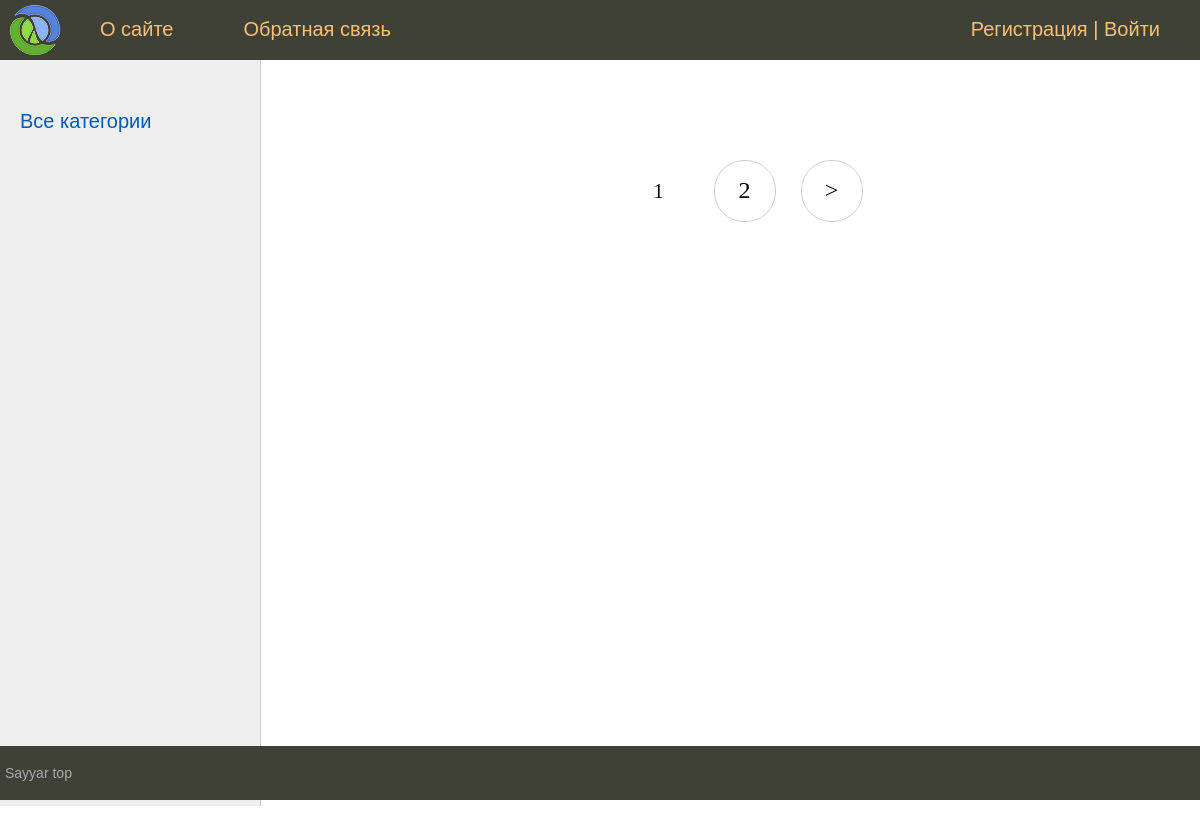
Before: / with the older database file.
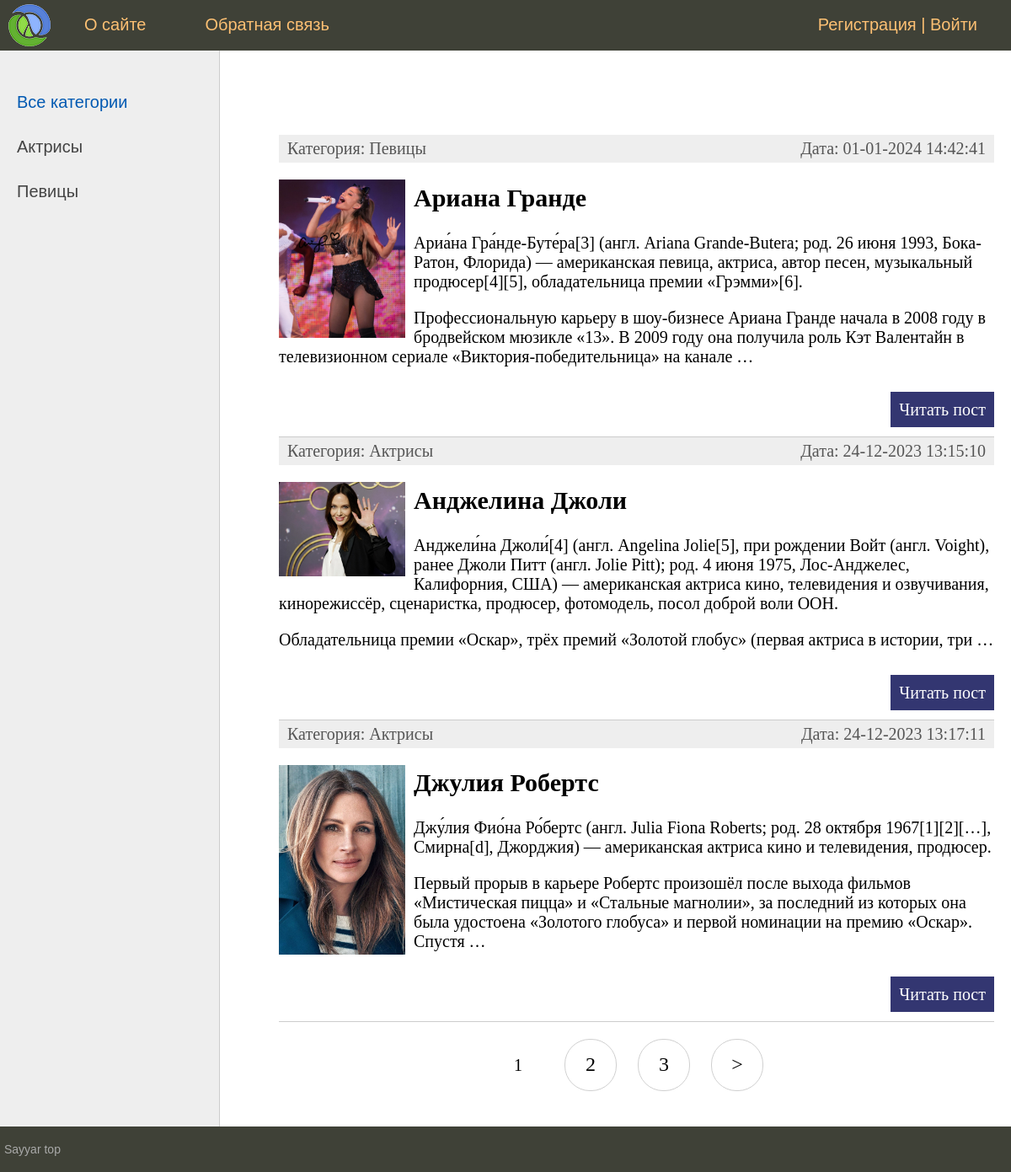
After: the same page with the newer database file.
### women/models.py (models this page shows, shortened)
class Category(models.Model):
    name = models.CharField(max_length=100, db_index=True)
    slug = models.SlugField(max_length=255, unique=True, db_index=True, verbose_name='URL')
    def __str__(self):
        return self.name
    def get_absolute_url(self):
        return reverse('category', kwargs={'cat_slug': self.slug})
    class Meta:
        verbose_name = "Категория"
        verbose_name_plural = "Категории"
        ordering = ['id']

class Women(models.Model):
    title = models.CharField(max_length=255, verbose_name='Заголовок')
    slug = models.SlugField(max_length=255, unique=True, db_index=True, verbose_name='URL')
    content = models.TextField(blank=True, verbose_name='Текст статьи')
    photo = models.ImageField(upload_to='photos/%Y/%m/%d/', verbose_name='Фото')
    time_create = models.DateTimeField(auto_now_add=True, verbose_name='Время создания')
    time_update = models.DateTimeField(auto_now=True, verbose_name='Время изменения')
    is_published = models.BooleanField(default=True, verbose_name='Публикация')
    cat = models.ForeignKey('Category', on_delete=models.PROTECT, verbose_name='Категории')
    def get_absolute_url(self):
        return reverse('post', kwargs={'post_slug': self.slug})
    class Meta:
        verbose_name = "Известные женщины"
        verbose_name_plural = "Известные женщины"
        ordering = ['time_create', 'title']

### women/views.py (the view)
# urls.py: path('', WomenHome.as_view(), name='home'),
class WomenHome(DataMixin, ListView):
    model = Women
    template_name = 'women/index.html'
    context_object_name = 'posts'
    def get_context_data(self, *, object_list=None, **kwargs):
        context = super().get_context_data(**kwargs)
        c_def = self.get_user_context(title='Главная страница')
        return dict(list(context.items()) + list(c_def.items()))
    def get_queryset(self):
        return Women.objects.filter(is_published=True).select_related('cat')

### women/utils.py (called while the page is built)
    def get_user_context(self, **kwargs):
        context = kwargs
        cats = cache.get('cats')
        if not cats:
            cats = Category.objects.annotate(Count('women'))
            cache.set('cats', cats, 60)
        user_menu = menu.copy()
        if not self.request.user.is_authenticated:
            user_menu.pop(1)
        context['menu'] = user_menu
        context['cats'] = cats
        if 'cat_selected' not in context:
            context['cat_selected'] = 0
        return context

### women/templates/women/index.html (shortened to what this page needs)
{% extends 'women/base.html' %}
{% block content %}
<ul class="list-articles">
	{% for p in posts %}
		<li>
			<div class="article-panel">
			<p class="first">Категория: {{p.cat}}</p>
			<p class="last">Дата: {{p.time_update|date:'d-m-Y H:i:s'}}</p>
			</div>
{% if p.photo %}
			<p><img class="img-article-left thumb" src="{{p.photo.url}}" alt=""></p>
{% endif %}
			<h2>{{p.title}}</h2>
	{% autoescape on %}
	{{p.content|linebreaks|truncatewords:50}}
	{% endautoescape %}
			<p class="link-read-post"><a href="{{ p.get_absolute_url }}">Читать пост</a></p>
			</li>
	{% endfor %}
</ul>
{% endblock %}

### women/templates/women/base.html (shortened to what this page needs)
{% load static %}
{% load women_tags %}
<!DOCTYPE html>
<html>
<head>
	<link type="text/css" href="{% static 'women/css/styles.css' %}" rel="stylesheet" />
</head>
<body>
<table class="table-page" border=0 cellpadding="0" cellspacing="0">
<tr><td valign=top>
{% block mainmenu %}
		<div class="header">
			<ul id="mainmenu" class="mainmenu">
			<li class="logo"><a href="{% url 'home' %}"><div class="logo"></div></a></li>
{% for m in menu %}
			<li><a href="{% url m.url_name %}">{{m.title}}</a></li>
{% endfor %}
				{% if request.user.is_authenticated %}
				<li class="last"> {{user.username}} | <a href="{% url 'logout' %}">Выйти</a></li>
				{% else %}
				<li class="last"><a href="{% url 'register' %}">Регистрация</a> | <a href="{% url 'login' %}">Войти</a></li>
				{% endif %}
			</ul>
		</div>
{% endblock mainmenu %}
<table class="table-content" border=0 cellpadding="0" cellspacing="0">
<tr>
	<td valign="top" class="left-chapters">
	<ul id="leftchapters">
{% if cat_selected == 0 %}
		<li class="selected">Все категории</li>
{% else %}
		<li><a href="{% url 'home' %}">Все категории</a></li>
{% endif %}
{% for c in cats %}
{% if c.women__count > 0 %}
		{% if c.pk == cat_selected %}
			<li class="selected">{{c.name}}</li>
		{% else %}
			<li><a href="{{ c.get_absolute_url }}">{{c.name}}</a></li>
		{% endif %}
{% endif %}
{% endfor %}
	</ul>
</td>
<td valign="top" class="content">
	<div class="content-text">
{% block content %}
{% endblock %}
{% if page_obj.has_other_pages %}
<nav class="list-pages">
	<ul>
		{% for p in paginator.page_range %}
		{% if page_obj.number == p %}
		<li class="page-num page-num-selected">{{ p }}</li>
		{% elif p >= page_obj.number|add:-2 and p <= page_obj.number|add:2 %}
		<li class="page-num">
			<a href="?page={{ p }}">{{ p }}</a>
		</li>
		{% endif %}
		{% endfor %}
{% if page_obj.has_next %}
<li class="page-num">
	<a href="?page={{ page_obj.next_page_number }}">&gt;</a>
</li>
{% endif %}
	</ul>
</nav>
{% endif %}
	</div>
</td></tr></table>
</td></tr>
<tr><td valign=top>
	<div id="footer">
	<p>Sayyar top</p>
	</div>
</td></tr></table>
</body>
</html>

### women/static/women/css/styles.css (style rules this page uses)
html, body { font-family: 'Arial'; margin: 0; padding: 0; height: 100%; width: 100%; color: #444; }
a { color: #0059b2; text-decoration: none; }
img { max-width: 600px; height: auto; }
img.img-article-left { max-width: 300px; height: auto; float: left; padding: 0 10px 10px 0; }
img.img-article-left.thumb { max-width: 150px; height: auto; }
p.link-read-post { text-align: right; }
p.link-read-post a { padding: 10px; min-width: 100px; background: #333671; color: #fff; text-decoration: none; }
div.article-panel { background: #eee; padding: 5px 10px 5px 10px; box-sizing: border-box; overflow: hidden; color: #555; }
div.article-panel p.first { margin: 0; float: left; }
div.article-panel p.last { margin: 0; float: right; }
ul.list-articles { list-style: none; margin: 0; padding: 0; }
ul.list-articles li { border-bottom: 1px solid #ccc; }
.table-page { width: 100%; height: 100%; vertical-align: top; }
.table-page tr { height: 100%; }
.header { background: #3F4137; height: 60px; }
.logo { background: url('../images/logo.png') no-repeat 10px 5px; width: 70px; height: 60px; }
ul.mainmenu { list-style: none; margin: 0; padding: 0; height: 60px; color: #fdc073; font-size: 20px; overflow: hidden; }
ul.mainmenu li { float: left; margin: 18px 40px 0 30px; }
ul.mainmenu li.logo { margin: 0; }
ul.mainmenu li.last { float: right; }
ul.mainmenu li a { color: #fdc073; text-decoration: none; }
.table-content { width: 100%; min-height: 100%; height: 100%; }
.left-chapters { margin: 0; background: #eee; border-right: 1px solid #ccc; min-height: 100%; }
.left-chapters ul { width: 230px; min-height: 100%; margin: 0; padding: 20px 10px 10px 20px; list-style: none; font-size: 20px; }
.left-chapters ul li { margin: 30px 0 0 0; color: #999; }
.left-chapters ul li.selected { color: #0059b2; }
.left-chapters ul li a { color: #444; text-decoration: none; }
.content { padding: 40px 20px 20px 40px; width: 100%; box-sizing: border-box; }
.content-text { margin: 60px 0 0 30px; color: #000; font-size: 20px; font-family: Yandex Sans Display Light; }
#footer { box-sizing: border-box; background: #3F4137; padding: 5px; color: #aaa; font-size: 14px; font-family: Verdana, Geneva, Arial, Helvetica; text-align: left; overflow: hidden; }
.list-pages { text-align: center; margin: 0 0 20px 0; }
.list-pages ul { margin: 20px 0 0 0; padding: 0; list-style: none; }
.list-pages ul li { display: inline-block; margin: 0 20px 0 0; }
.list-pages a { color: #000; font-size: 24px; text-decoration: none; }
.list-pages .page-num, .page-num-selected { display: inline-block; width: 60px; height: 44px; padding: 16px 0 0 0; border: 1px solid #d0d0d0; border-radius: 30px; }
.list-pages .page-num-selected { border: none; color: #000; font-size: 20px; }

Changed rows visible on the page:
added Category: name "Актрисы"
added Category: name "Певицы"
now on this page (row edited): Women: cat "Певицы", time_update "01-01-2024 14:42:41", photo (picture), title "Ариана Гранде", content "Ариа́на Гра́нде-Буте́ра[3] (англ. Ariana Grande-Butera; род. 26 июня 1993, Бока-Ратон, Флорида) — американская певица, актриса, автор песен, музыкальный продюсер[4][5], обладательница премии «Грэмми»[6]. Профессиональную карьеру в шоу-бизнесе Ариана Гранде начала в 2008 году в бродвейском мюзикле «13». В 2009 году она получила роль Кэт Валентайн в телевизионном сериале «Виктория-победительница» на канале …"
now on this page (row edited): Women: cat "Актрисы", time_update "24-12-2023 13:15:10", photo (picture), title "Анджелина Джоли", content "Анджели́на Джоли́[4] (англ. Angelina Jolie[5], при рождении Войт (англ. Voight), ранее Джоли Питт (англ. Jolie Pitt); род. 4 июня 1975, Лос-Анджелес, Калифорния, США) — американская актриса кино, телевидения и озвучивания, кинорежиссёр, сценаристка, продюсер, фотомодель, посол доброй воли ООН. Обладательница премии «Оскар», трёх премий «Золотой глобус» (первая актриса в истории, три …"
now on this page (row edited): Women: cat "Актрисы", time_update "24-12-2023 13:17:11", photo (picture), title "Джулия Робертс", content "Джу́лия Фио́на Ро́бертс (англ. Julia Fiona Roberts; род. 28 октября 1967[1][2][…], Смирна[d], Джорджия) — американская актриса кино и телевидения, продюсер. Первый прорыв в карьере Робертс произошёл после выхода фильмов «Мистическая пицца» и «Стальные магнолии», за последний из которых она была удостоена «Золотого глобуса» и первой номинации на премию «Оскар». Спустя …"
Other visible differences:
new list line: "3"
